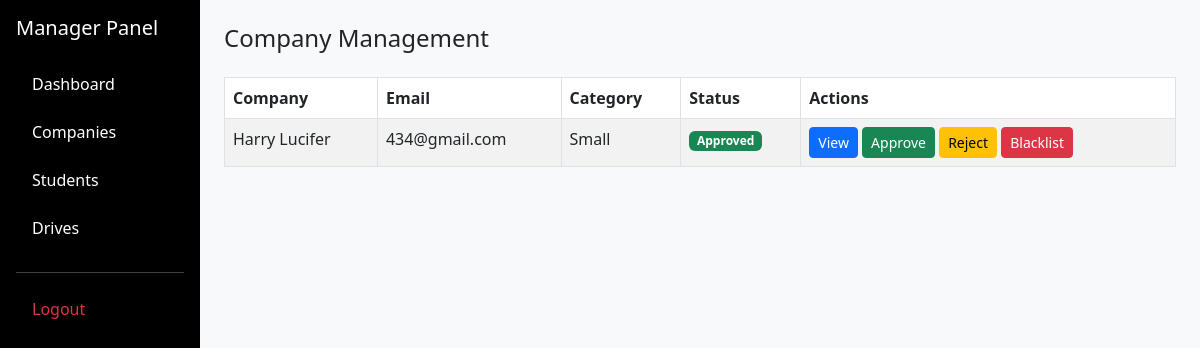
/manager/companies (signed in), run on the app's committed database.
### application/models.py (models this page shows)
class Company(db.Model, UserMixin):
    id = db.Column(db.Integer, primary_key=True)
    username = db.Column(db.String(100), unique=True, nullable=False)
    email = db.Column(db.String(120), unique=True, nullable=False)
    name = db.Column(db.String(100), unique=True, nullable=False)
    password = db.Column(db.String(128), nullable=False)
    category = db.Column(db.String(50), nullable=False) # Gold, Silver, etc.
    scale = db.Column(db.String(50), nullable=False)    # MNC, Startup, etc.
    description = db.Column(db.Text, nullable=True)
    placementHistory = db.Column(db.Text, nullable=True)
    address = db.Column(db.String(100), nullable=True)
    locations = db.Column(db.String(200), nullable=True)
    website = db.Column(db.String(100), nullable=True)
    contactName = db.Column(db.String(100), nullable=True)
    contactEmail = db.Column(db.String(120), nullable=True)
    status = db.Column(db.String(50), nullable=False, default="Pending")
    isBlacklisted = db.Column(db.Boolean, nullable=False, default=False)
    drives = db.relationship('Drive', backref='company', lazy=True)

### application/controllers.py (the view)
@app.route("/manager/companies")
@login_required
def manager_companies():
    if current_user.type != "manager":
        return redirect("/login")
    companies = Company.query.all()
    return render_template("companies.html", companies=companies)

### app.py (called while the page is built)
def create_app():
    app = Flask(__name__)
    app.config['SECRET_KEY'] = "afgjke12359754iloyuremane45j"
    app.config['SQLALCHEMY_DATABASE_URI'] = 'sqlite:///placement_portal.sqlite3'
    app.config['SQLALCHEMY_TRACK_MODIFICATIONS'] = False
    app.debug = True
    db.init_app(app)
    login_manager.init_app(app)
    login_manager.login_view = "login"
    @login_manager.user_loader
    def load_user(user_id):
        if not user_id:
            return None
        try:
            uid = int(user_id)
        except Exception:
            return None
        user = User.query.get(uid)
        if user:
            return user
        return Company.query.get(uid)
    return app

### templates/companies.html (shortened to what this page needs)
<!DOCTYPE html>
<html>
<head>
<link href="https://cdn.jsdelivr.net/npm/bootstrap@5.3.0/dist/css/bootstrap.min.css" rel="stylesheet">
</head>
<body class="bg-light">
<div class="container-fluid">
<div class="row">
<div class="col-md-3 col-lg-2 bg-black text-white min-vh-100 p-3">
<h5 class="mb-4">Manager Panel</h5>
<ul class="nav flex-column">
<li class="nav-item mb-2">
<a href="/manager" class="nav-link text-white">Dashboard</a>
</li>
<li class="nav-item mb-2">
<a href="/manager/companies" class="nav-link text-white">Companies</a>
</li>
<li class="nav-item mb-2">
<a href="/manager/students" class="nav-link text-white">Students</a>
</li>
<li class="nav-item mb-2">
<a href="/manager/drives" class="nav-link text-white">Drives</a>
</li>
<hr class="bg-light">
<li class="nav-item">
<a href="/logout" class="nav-link text-danger">Logout</a>
</li>
</ul>
</div>
<div class="col-md-9 col-lg-10 p-4">
<h4 class="mb-4">Company Management</h4>
<table class="table table-bordered table-striped">
<thead>
<tr>
<th>Company</th>
<th>Email</th>
<th>Category</th>
<th>Status</th>
<th>Actions</th>
</tr>
</thead>
<tbody>
{% for company in companies %}
<tr>
<td>{{ company.name }}</td>
<td>{{ company.email }}</td>
<td>{{ company.scale }}</td>
<td>
{% if company.status == "Pending" %}
<span class="badge bg-warning text-dark">Pending</span>
{% elif company.status == "Approved" %}
<span class="badge bg-success">Approved</span>
{% elif company.status == "Rejected" %}
<span class="badge bg-secondary">Rejected</span>
{% endif %}
</td>
<td>
<a href="/manager/company/{{company.id}}" class="btn btn-primary btn-sm">
View
</a>
<a href="/manager/company/approve/{{company.id}}" class="btn btn-success btn-sm">
Approve
</a>
<a href="/manager/company/reject/{{company.id}}" class="btn btn-warning btn-sm">
Reject
</a>
{% if company.isBlacklisted %}
<a href="/manager/company/whitelist/{{company.id}}" class="btn btn-info btn-sm">
Whitelist
</a>
{% else %}
<a href="/manager/company/blacklist/{{company.id}}" class="btn btn-danger btn-sm">
Blacklist
</a>
{% endif %}
</td>
</tr>
{% endfor %}
</tbody>
</table>
</div>
</div>
</div>
</body>
</html>

### data on the page
Company: name "Harry Lucifer", email "434@gmail.com", scale "Small", status "Approved"
